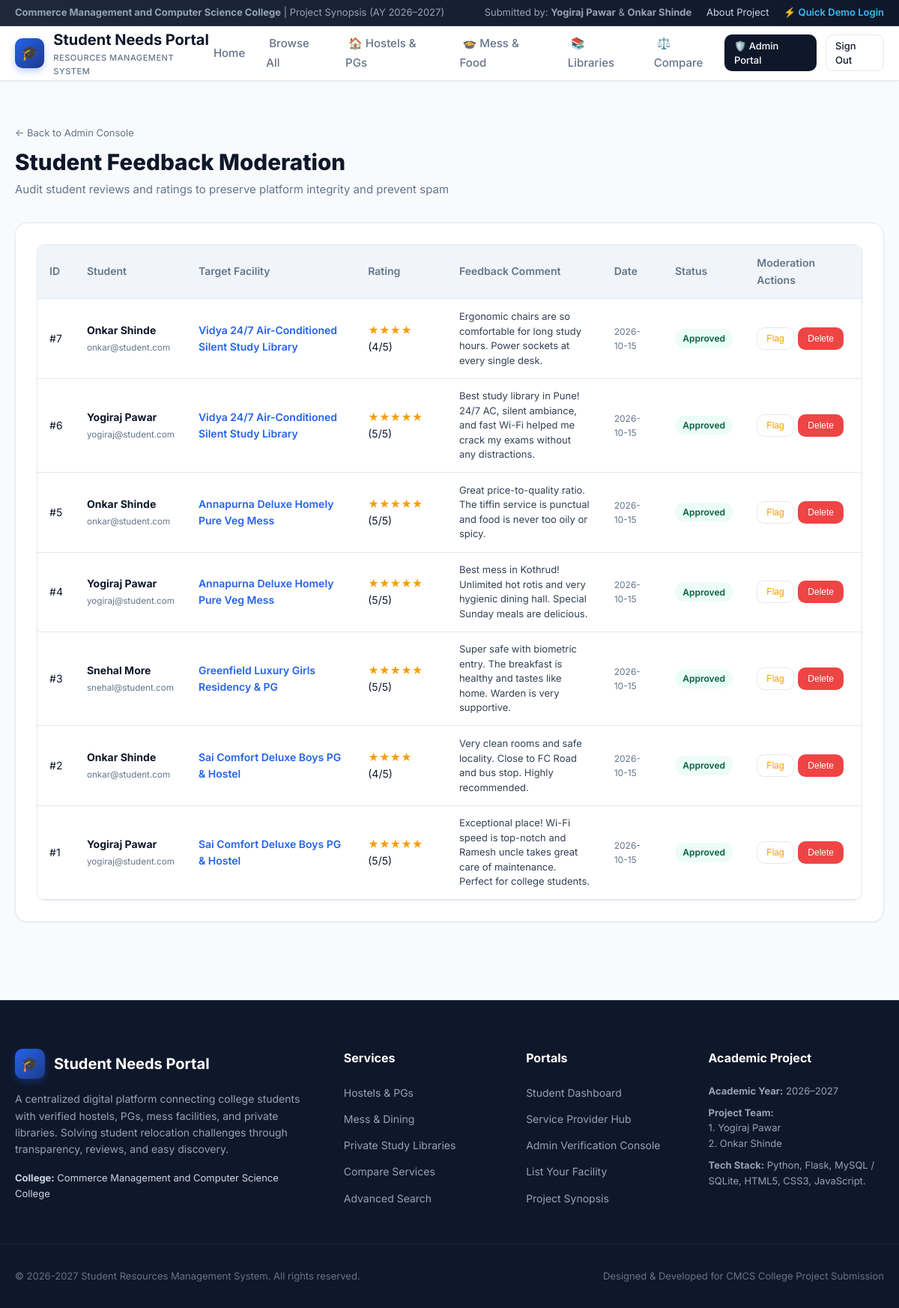
/admin/reviews (signed in), run on the app's committed database.
### tables this page shows
CREATE TABLE reviews (
        id INTEGER PRIMARY KEY AUTOINCREMENT,
        listing_id INTEGER NOT NULL,
        student_id INTEGER NOT NULL,
        student_name TEXT NOT NULL,
        rating INTEGER NOT NULL CHECK (rating >= 1 AND rating <= 5),
        comment TEXT NOT NULL,
        status TEXT DEFAULT 'approved',
        created_at TIMESTAMP DEFAULT CURRENT_TIMESTAMP,
        FOREIGN KEY (listing_id) REFERENCES listings(id) ON DELETE CASCADE,
        FOREIGN KEY (student_id) REFERENCES users(id) ON DELETE CASCADE
    );

CREATE TABLE users (
        id INTEGER PRIMARY KEY AUTOINCREMENT,
        role TEXT NOT NULL DEFAULT 'student',
        name TEXT NOT NULL,
        email TEXT UNIQUE NOT NULL,
        phone TEXT,
        password_hash TEXT NOT NULL,
        college_name TEXT,
        business_name TEXT,
        address TEXT,
        is_verified INTEGER DEFAULT 0,
        created_at TIMESTAMP DEFAULT CURRENT_TIMESTAMP
    );

CREATE TABLE listings (
        id INTEGER PRIMARY KEY AUTOINCREMENT,
        provider_id INTEGER NOT NULL,
        category TEXT NOT NULL,
        subcategory TEXT NOT NULL,
        title TEXT NOT NULL,
        description TEXT,
        address TEXT NOT NULL,
        city TEXT NOT NULL,
        area TEXT NOT NULL,
        landmark TEXT,
        contact_phone TEXT NOT NULL,
        contact_email TEXT,
        pricing_amount REAL NOT NULL,
        pricing_period TEXT DEFAULT 'Per Month',
        deposit_amount REAL DEFAULT 0.0,
        capacity_or_beds TEXT,
        timings TEXT,
        menu_details TEXT,
        amenities TEXT,
        rules TEXT,
        image_url TEXT,
        status TEXT DEFAULT 'pending',
        views_count INTEGER DEFAULT 0,
        created_at TIMESTAMP DEFAULT CURRENT_TIMESTAMP,
        FOREIGN KEY (provider_id) REFERENCES users(id) ON DELETE CASCADE
    );

### app.py (the view)
@app.route('/admin/reviews')
@login_required
@role_required(['admin'])
def admin_reviews():
    reviews = query_db("""
        SELECT r.*, l.title as listing_title, l.id as listing_id, u.email as student_email
        FROM reviews r
        JOIN listings l ON r.listing_id = l.id
        JOIN users u ON r.student_id = u.id
        ORDER BY r.id DESC
    """)
    return render_template('admin/manage_reviews.html', reviews=reviews)

### app.py (called while the page is built)
def get_current_user():
    user_id = session.get('user_id')
    if not user_id:
        return None
    return query_db("SELECT * FROM users WHERE id = ?", [user_id], one=True)

def login_required(f):
    @wraps(f)
    def decorated_function(*args, **kwargs):
        if 'user_id' not in session:
            flash("Please sign in to access this page.", "warning")
            return redirect(url_for('login', next=request.url))
        return f(*args, **kwargs)
    return decorated_function

def role_required(allowed_roles):
    def decorator(f):
        @wraps(f)
        def decorated_function(*args, **kwargs):
            if 'user_id' not in session:
                flash("Please log in first.", "warning")
                return redirect(url_for('login', next=request.url))
            user = get_current_user()
            if not user or user['role'] not in allowed_roles:
                flash("You do not have permission to view that page.", "danger")
                return redirect(url_for('index'))
            return f(*args, **kwargs)
        return decorated_function
    return decorator

### database.py (called while the page is built)
def query_db(query, args=(), one=False):
    conn = get_db()
    db_type = getattr(g, 'db_type', 'sqlite')
    if db_type == 'mysql':
        mysql_query = query.replace('?', '%s')
        cursor = conn.cursor(dictionary=True)
        cursor.execute(mysql_query, args)
        rv = cursor.fetchall()
        cursor.close()
    else:
        cursor = conn.cursor()
        cursor.execute(query, args)
        rv = [dict(row) for row in cursor.fetchall()]
        cursor.close()
    return (rv[0] if rv else None) if one else rv

### templates/admin/manage_reviews.html (shortened to what this page needs)
{% extends 'base.html' %}
{% block content %}
<div class="container" style="padding: 2.5rem 1.25rem 5rem;">
  <div style="margin-bottom: 2rem;">
    <a href="{{ url_for('admin_dashboard') }}" style="font-size: 0.8125rem; color: #64748b;">&larr; Back to Admin Console</a>
    <h1 style="font-size: 1.85rem; font-weight: 800; color: #0f172a; margin-top: 0.25rem;">Student Feedback Moderation</h1>
    <p style="color: #64748b; font-size: 0.9375rem;">Audit student reviews and ratings to preserve platform integrity and prevent spam</p>
  </div>
  <div class="info-card">
    {% if reviews %}
      <div class="table-responsive">
        <table class="custom-table">
          <thead>
            <tr>
              <th>ID</th>
              <th>Student</th>
              <th>Target Facility</th>
              <th>Rating</th>
              <th>Feedback Comment</th>
              <th>Date</th>
              <th>Status</th>
              <th>Moderation Actions</th>
            </tr>
          </thead>
          <tbody>
            {% for rev in reviews %}
              <tr>
                <td>#{{ rev.id }}</td>
                <td>
                  <strong>{{ rev.student_name }}</strong><br>
                  <small style="color: #64748b;">{{ rev.student_email }}</small>
                </td>
                <td>
                  <a href="{{ url_for('listing_detail', id=rev.listing_id) }}" style="font-weight: 600;" target="_blank">
                    {{ rev.listing_title }}
                  </a>
                </td>
                <td>
                  <span style="color: var(--accent); font-weight: 700;">
                    {% for i in range(rev.rating) %}★{% endfor %}
                  </span> ({{ rev.rating }}/5)
                </td>
                <td style="max-width: 300px; font-size: 0.8125rem; color: #334155; line-height: 1.5;">
                  {{ rev.comment }}
                </td>
                <td style="font-size: 0.75rem; color: #64748b;">{{ rev.created_at[:10] }}</td>
                <td>
                  <span class="status-pill status-{{ rev.status }}">{{ rev.status }}</span>
                </td>
                <td>
                  <div style="display: flex; gap: 0.35rem;">
                    {% if rev.status != 'flagged' %}
                      <form action="{{ url_for('admin_update_review_status', id=rev.id) }}" method="POST">
                        <button type="submit" class="btn btn-outline btn-sm" style="font-size: 0.75rem; color: #f59e0b;">Flag</button>
                      </form>
                    {% endif %}
                    <form action="{{ url_for('admin_update_review_status', id=rev.id) }}" method="POST" onsubmit="return confirm('Delete review permanently?');">
                      <button type="submit" class="btn btn-danger btn-sm" style="font-size: 0.75rem;">Delete</button>
                    </form>
                  </div>
                </td>
              </tr>
            {% endfor %}
          </tbody>
        </table>
      </div>
    {% else %}
      <div style="text-align: center; padding: 2.5rem 1rem; color: #64748b;">
        No reviews to moderate yet.
      </div>
    {% endif %}
  </div>
</div>
{% endblock %}

### static/css/style.css (style rules this page uses)
:root { --primary: #2563eb; --primary-hover: #1d4ed8; --primary-light: #eff6ff; --primary-dark: #1e3a8a; --secondary: #0f172a; --accent: #f59e0b; --accent-light: #fef3c7; --success: #10b981; --success-light: #ecfdf5; --warning: #f59e0b; --warning-light: #fffbeb; --danger: #ef4444; --danger-light: #fef2f2; --bg-main: #f8fafc; --bg-card: #ffffff; --bg-glass: rgba(255, 255, 255, 0.85); --text-main: #0f172a; --text-muted: #64748b; --text-light: #94a3b8; --border: #e2e8f0; --border-focus: #93c5fd; --radius-sm: 6px; --radius-md: 10px; --radius-lg: 16px; --radius-xl: 24px; --radius-full: 9999px; --shadow-sm: 0 1px 2px 0 rgba(0, 0, 0, 0.05); --shadow-md: 0 4px 6px -1px rgba(0, 0, 0, 0.08), 0 2px 4px -2px rgba(0, 0, 0, 0.04); --shadow-lg: 0 10px 15px -3px rgba(0, 0, 0, 0.08), 0 4px 6px -4px rgba(0, 0, 0, 0.04); --shadow-xl: 0 20px 25px -5px rgba(0, 0, 0, 0.1), 0 8px 10px -6px rgba(0, 0, 0, 0.04); --transition: all 0.2s cubic-bezier(0.4, 0, 0.2, 1); --font-sans: 'Inter', -apple-system, BlinkMacSystemFont, "Segoe UI", Roboto, Oxygen, Ubuntu, Cantarell, sans-serif; }
* { box-sizing: border-box; margin: 0; padding: 0; }
body { font-family: var(--font-sans); background-color: var(--bg-main); color: var(--text-main); line-height: 1.6; min-height: 100vh; display: flex; flex-direction: column; }
a { color: var(--primary); text-decoration: none; transition: var(--transition); }
.container { width: 100%; max-width: 1240px; margin: 0 auto; padding: 0 1.25rem; }
.btn { display: inline-flex; align-items: center; justify-content: center; gap: 0.5rem; font-weight: 500; font-size: 0.875rem; padding: 0.55rem 1.15rem; border-radius: var(--radius-md); cursor: pointer; border: 1px solid transparent; transition: var(--transition); text-decoration: none; line-height: 1.4; }
.btn-outline { background: transparent; border-color: var(--border); color: var(--text-main); }
.btn-danger { background: var(--danger); color: #ffffff; }
.btn-sm { padding: 0.35rem 0.75rem; font-size: 0.8125rem; }
.info-card { background: var(--bg-card); border: 1px solid var(--border); border-radius: var(--radius-lg); padding: 1.75rem; margin-bottom: 1.5rem; box-shadow: var(--shadow-sm); }
.table-responsive { width: 100%; overflow-x: auto; border-radius: var(--radius-md); border: 1px solid var(--border); background: var(--bg-card); }
.custom-table { width: 100%; border-collapse: collapse; text-align: left; font-size: 0.875rem; }
.custom-table th { background: #f1f5f9; padding: 0.85rem 1rem; font-weight: 600; color: var(--text-muted); border-bottom: 1px solid var(--border); }
.custom-table td { padding: 0.85rem 1rem; border-bottom: 1px solid var(--border); vertical-align: middle; }
.status-pill { display: inline-flex; align-items: center; gap: 0.35rem; font-size: 0.75rem; font-weight: 600; padding: 0.2rem 0.65rem; border-radius: var(--radius-full); text-transform: capitalize; }
.status-approved { background: var(--success-light); color: #065f46; }

### data on the page
reviews: id "7", student_name "Onkar Shinde", student_email "onkar@student.com", listing_title "Vidya 24/7 Air-Conditioned Silent Study Library", rating "4", comment "Ergonomic chairs are so comfortable for long study hours. Power sockets at every single desk.", created_at "2026-10-15", status "Approved"
reviews: id "6", student_name "Yogiraj Pawar", student_email "yogiraj@student.com", listing_title "Vidya 24/7 Air-Conditioned Silent Study Library", rating "5", comment "Best study library in Pune! 24/7 AC, silent ambiance, and fast Wi-Fi helped me crack my exams without any distractions.", created_at "2026-10-15", status "Approved"
reviews: id "5", student_name "Onkar Shinde", student_email "onkar@student.com", listing_title "Annapurna Deluxe Homely Pure Veg Mess", rating "5", comment "Great price-to-quality ratio. The tiffin service is punctual and food is never too oily or spicy.", created_at "2026-10-15", status "Approved"
reviews: id "4", student_name "Yogiraj Pawar", student_email "yogiraj@student.com", listing_title "Annapurna Deluxe Homely Pure Veg Mess", rating "5", comment "Best mess in Kothrud! Unlimited hot rotis and very hygienic dining hall. Special Sunday meals are delicious.", created_at "2026-10-15", status "Approved"
reviews: id "3", student_name "Snehal More", student_email "snehal@student.com", listing_title "Greenfield Luxury Girls Residency & PG", rating "5", comment "Super safe with biometric entry. The breakfast is healthy and tastes like home. Warden is very supportive.", created_at "2026-10-15", status "Approved"
reviews: id "2", student_name "Onkar Shinde", student_email "onkar@student.com", listing_title "Sai Comfort Deluxe Boys PG & Hostel", rating "4", comment "Very clean rooms and safe locality. Close to FC Road and bus stop. Highly recommended.", created_at "2026-10-15", status "Approved"
reviews: id "1", student_name "Yogiraj Pawar", student_email "yogiraj@student.com", listing_title "Sai Comfort Deluxe Boys PG & Hostel", rating "5", comment "Exceptional place! Wi-Fi speed is top-notch and Ramesh uncle takes great care of maintenance. Perfect for college students.", created_at "2026-10-15", status "Approved"

### other printed values
{{ config.COLLEGE_NAME }} "Commerce Management and Computer Science College"
{{ config.ACADEMIC_YEAR }} "2026–2027"
